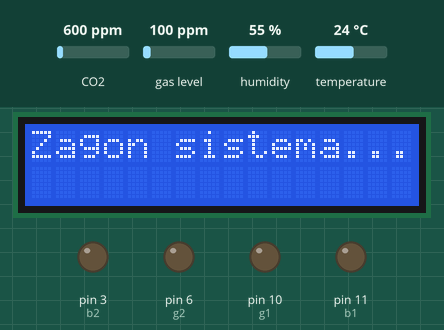
Simulated run of this sketch. Board: Arduino Uno, built with avr-gcc and run on an emulated ATmega328P. On the bench: 16×2 character LCD, output pins drawn as LEDs (lit = HIGH). Inputs (shaded band) come from the test bench; at power-on: temperature 24 °C, CO2 600 ppm, gas level 100 ppm, humidity 55 %. Pins used as bus, display or sensor lines are not drawn; what the sketch prints to the serial monitor is not drawn.

Above: at 0.1 s.
2.3 s: temperature set to 12 °C
4.0 s: CO2 set to 1050 ppm
At 5.2 s:
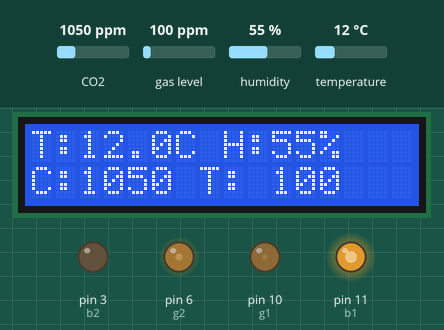
5.7 s: CO2 set to 452 ppm
At 7.28 s:
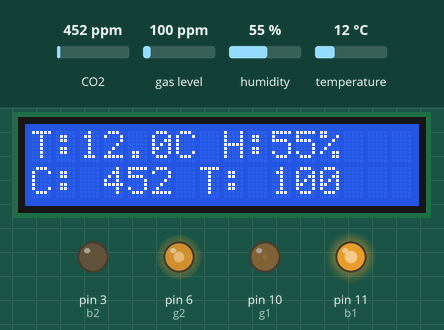
7.6 s: CO2 set to 826 ppm
At 9.31 s:
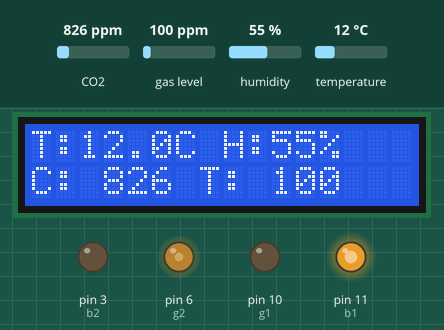
9.8 s: temperature set to 19 °C
13.2 s: CO2 set to 1700 ppm
At 18.0 s:
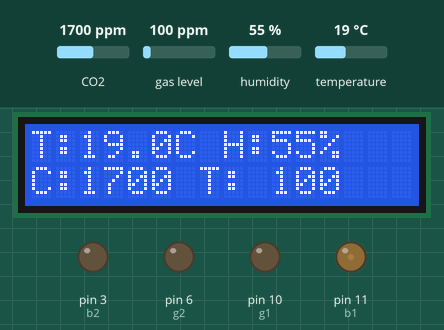
Timing chart, 0 to 18.5 s (numbered marks = the images above; inputs shaded):
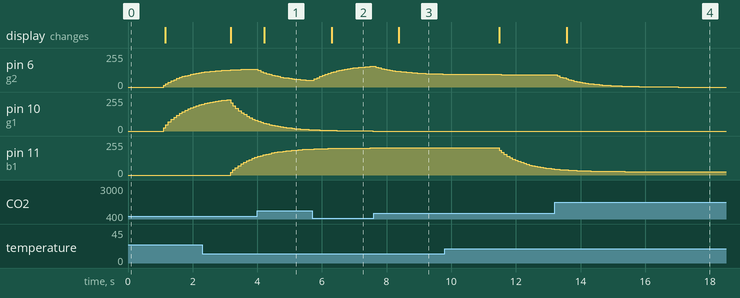

Measured:
- after the input at 2.3 s, pin 11 (b1): moves from 0/255 to 132/255 over 0.75 s, starting after 0.88 s
- after the input at 4.0 s, the display: changes after 0.21 s (image 1)
- after the input at 5.7 s, the display: changes after 0.60 s (image 2)
- after the input at 7.6 s, the display: changes after 0.77 s (image 3)
- after the input at 9.8 s, pin 11 (b1): moves from 203/255 to 45/255 over 1.7 s, starting after 1.7 s
- after the input at 13.2 s, pin 6 (g2): moves from 93/255 to 0/255 over 3.8 s, starting after 0.07 s; the display: changes after 0.38 s (image 4)

The sketch:

projektna_naloga_g_J.ino
```cpp
#include <DHT.h>
#include <Adafruit_CCS811.h>
#include <Wire.h>
#include <LiquidCrystal_I2C.h>

// ----- DHT11 -----
#define DHTPIN 2
#define DHTTYPE DHT11
DHT dht(DHTPIN, DHTTYPE);

// ----- CCS811 -----
Adafruit_CCS811 ccs;

// RGB LED 1 – temperatura
const int r1 = 9;
const int g1 = 10;
const int b1 = 11;

// RGB LED 2 – kakovost zraka
const int r2 = 5;
const int g2 = 6;
const int b2 = 3;

// LCD
LiquidCrystal_I2C lcd(0x27, 16, 2);

// Časovni števec
unsigned long prejsnjiDHTcas = 0;
unsigned long intervalDHT = 1000;
unsigned long prejsnjiCasBarve = 0;
unsigned long intervalBarve = 50;
unsigned long prejsnjiCasLCD = 0;
unsigned long intervalLCD = 1000;

float temp = 0.0, hum = 0.0;
uint16_t co2 = 0, tvoc = 0;

float trenutniRedT = 0, trenutniGreenT = 0, trenutniBlueT = 0;
float ciljniRedT = 0, ciljniGreenT = 0, ciljniBlueT = 0;

float trenutniRedA = 0, trenutniGreenA = 0, trenutniBlueA = 0;
float ciljniRedA = 0, ciljniGreenA = 0, ciljniBlueA = 0;

const float hitrostPrehoda = 0.1;

void setup() {
  Serial.begin(9600);
  dht.begin();

  pinMode(r1, OUTPUT); pinMode(g1, OUTPUT); pinMode(b1, OUTPUT);
  pinMode(r2, OUTPUT); pinMode(g2, OUTPUT); pinMode(b2, OUTPUT);

  if (!ccs.begin()) {
    Serial.println("Napaka: CCS811 senzor ni zaznan!");
    while (1);
  }

  lcd.init();
  lcd.backlight();
  lcd.clear();
  lcd.setCursor(0, 0);
  lcd.print("Zagon sistema...");
  delay(1000);
  lcd.clear();
}

void loop() {
  unsigned long zdaj = millis();

  if (zdaj - prejsnjiDHTcas >= intervalDHT) {
    prejsnjiDHTcas = zdaj;
    float t = dht.readTemperature();
    float h = dht.readHumidity();

    if (!isnan(t)) temp = t;
    if (!isnan(h)) hum = h;

    izracunajCiljneBarveTemp();
  }

  if (ccs.available()) {
    if (!ccs.readData()) {
      co2 = ccs.geteCO2();
      tvoc = ccs.getTVOC();
      izracunajCiljneBarveCO2();
    }
  }

  if (zdaj - prejsnjiCasBarve >= intervalBarve) {
    prejsnjiCasBarve = zdaj;

    trenutniRedT = lerp(trenutniRedT, ciljniRedT, hitrostPrehoda);
    trenutniGreenT = lerp(trenutniGreenT, ciljniGreenT, hitrostPrehoda);
    trenutniBlueT = lerp(trenutniBlueT, ciljniBlueT, hitrostPrehoda);

    trenutniRedA = lerp(trenutniRedA, ciljniRedA, hitrostPrehoda);
    trenutniGreenA = lerp(trenutniGreenA, ciljniGreenA, hitrostPrehoda);
    trenutniBlueA = lerp(trenutniBlueA, ciljniBlueA, hitrostPrehoda);

    analogWrite(r1, int(trenutniRedT));
    analogWrite(g1, int(trenutniGreenT));
    analogWrite(b1, int(trenutniBlueT));

    analogWrite(r2, int(trenutniRedA));
    analogWrite(g2, int(trenutniGreenA));
    analogWrite(b2, int(trenutniBlueA));
  }

  if (zdaj - prejsnjiCasLCD >= intervalLCD) {
    prejsnjiCasLCD = zdaj;

    // Vrstica 0: T:24.3C H:56%
    lcd.setCursor(0, 0);
    char vrstica0[17];
    char tempStr[6];
    dtostrf(temp, 4, 1, tempStr);  // 4 mesta, 1 decimalka
    snprintf(vrstica0, sizeof(vrstica0), "T:%sC H:%2d%%", tempStr, (int)hum);
    lcd.print(vrstica0);

    // Vrstica 1: C: 400 T: 45
    lcd.setCursor(0, 1);
    char vrstica1[17];
    snprintf(vrstica1, sizeof(vrstica1), "C:%4d T:%4d", co2, tvoc);
    lcd.print(vrstica1);
  }

  Serial.println("-----------");
  Serial.print("Temperatura: ");
  Serial.print(temp);
  Serial.println(" °C");

  Serial.print("Vlaga: ");
  Serial.print(hum);
  Serial.println(" %");

  Serial.print("eCO2: ");
  Serial.print(co2);
  Serial.println(" ppm");

  Serial.print("TVOC: ");
  Serial.print(tvoc);
  Serial.println(" ppb");

  delay(10);
}

float lerp(float trenutna, float ciljna, float alpha) {
  return trenutna + alpha * (ciljna - trenutna);
}

void izracunajCiljneBarveTemp() {
  ciljniRedT = ciljniGreenT = ciljniBlueT = 0;

  if (temp < 20) {
    float ratio = constrain((20 - temp) / 10.0, 0.0, 1.0);
    ciljniBlueT = 255 * ratio;
  }
  else if (temp >= 20 && temp <= 22) {
    ciljniGreenT = 255;
  }
  else if (temp > 22 && temp < 24) {
    float ratio = (temp - 22) / 2.0;
    ciljniRedT = 255 * ratio;
    ciljniGreenT = 255;
  }
  else if (temp >= 24 && temp <= 27) {
    ciljniRedT = 255;
    ciljniGreenT = 255;
  }
  else if (temp > 27 && temp <= 35) {
    float ratio = (temp - 27) / 8.0;
    ciljniRedT = 255;
    ciljniGreenT = 255 * (1.0 - ratio);
  }
  else if (temp > 35) {
    ciljniRedT = 255;
  }
}

void izracunajCiljneBarveCO2() {
  ciljniRedA = ciljniGreenA = ciljniBlueA = 0;

  if (co2 <= 800) {
    float ratio = co2 / 800.0;
    ciljniRedA = 255 * ratio;
    ciljniGreenA = 255 - (155 * ratio);
  }
  else if (co2 > 800 && co2 <= 1200) {
    float ratio = (co2 - 800) / 400.0;
    ciljniRedA = 255;
    ciljniGreenA = 100 * (1 - ratio);
  }
  else {
    ciljniRedA = 255;
  }
}
```
